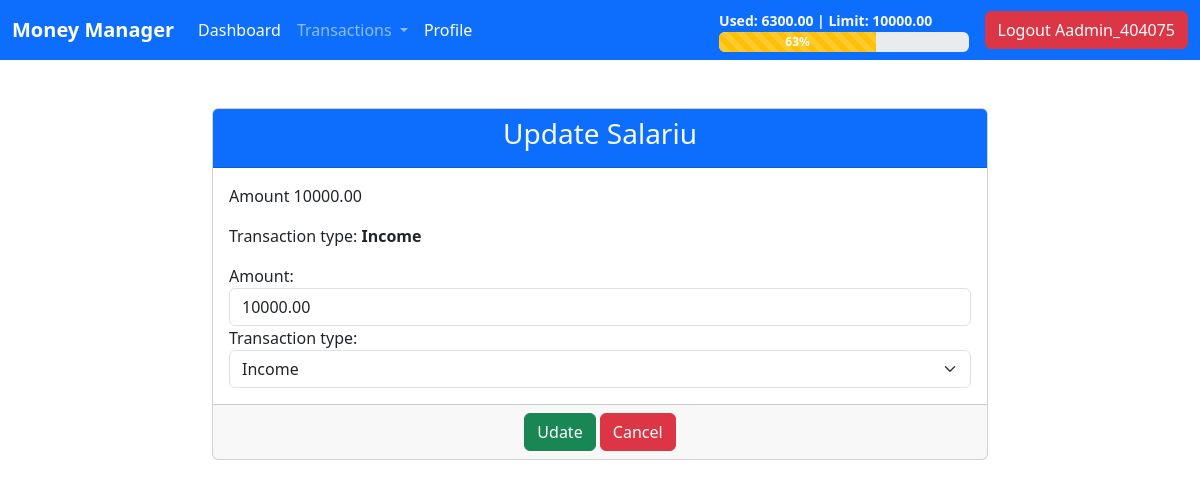
The app's page /update_transaction/1/ (signed in) with its own data.
### transactions/models.py (models this page shows, shortened)
class Limit(models.Model):
    limit = models.DecimalField(decimal_places=2, max_digits=10)
    user = models.ForeignKey(User, on_delete=models.CASCADE)
    created_at = models.DateTimeField(auto_now_add=True)
    month = models.DateField(null=True, blank=True)

class Transaction(models.Model):
    name = models.CharField(max_length=100)
    amount = models.DecimalField(decimal_places=2, max_digits=10)
    transaction_type = models.CharField(max_length=7, choices=transaction_option)
    transaction_date = models.DateField(null=True, blank=True)
    created_at = models.DateTimeField(auto_now_add=True)
    updated_at = models.DateTimeField(auto_now=True)
    user = models.ForeignKey(User, on_delete=models.CASCADE)
    def __str__(self):
        return f'{self.name}'

### transactions/views.py (the view)
# urls.py: path('update_transaction/<int:pk>/', views.TransactionUpdateView.as_view(), name='update_transaction'),
class TransactionUpdateView(LoginRequiredMixin,UpdateView):
    template_name = 'transactions/update_transaction.html'
    model = Transaction
    form_class = TransactionUpdateForm
    success_url = '/dashboard/'
    def get_queryset(self):
        return Transaction.objects.filter(user=self.request.user)

### transactions/forms.py
class TransactionUpdateForm(forms.ModelForm):
    class Meta:
        model = Transaction
        exclude = ['name', 'transaction_date', 'user']
        widgets = {
            'amount': forms.NumberInput(attrs={'class': 'form-control', 'placeholder': 'Amount'}),
            'transaction_type': forms.Select(attrs={'class': 'form-select'}),
        }

### MoneyManagerDanut/context_processors.py (called while the page is built)
def navbar_progress(request):
    if not request.user.is_authenticated:
        return {}
    today = date.today()
    start_month = today.replace(day=1)
    transactions = Transaction.objects.filter(
        user=request.user,
        transaction_date__range=(start_month, today)
    )
    total_expenses = sum(transaction.amount for transaction in transactions if transaction.transaction_type == 'expense')
    limit_obj = Limit.objects.filter(
        user=request.user,
        month=start_month
    ).order_by('-created_at').first()
    limit = limit_obj.limit if limit_obj else 0
    procent = int(total_expenses / limit * 100) if limit else 0
    return {
        'total_expenses': total_expenses,
        'limit': limit,
        'procent': procent,
    }

### templates/transactions/update_transaction.html (shortened to what this page needs)
{% extends 'base.html' %}
{% block content %}
    <div class="container-fluid">
        <div class="row">
            <div class="col-md-8 offset-md-2">
                <br><br>
                <div class="card">
                    <div class="card-header bg-primary text-light">
                        <h3 class="text-center">Update {{ transaction }} </h3>
                    </div>
                    <form method="POST">
                        <div class="card-body">
                            <p>Amount {{ transaction.amount }}</p>
                            <p>Transaction type: <b>{{ transaction.transaction_type| title }}</b></p>
                            {{ form }}
                        </div>
                        <div class="card-footer text-center">
                            <button type="submit" class="btn btn-success">Udate</button>
                            <a href="{% url 'dashboard' %}" class="btn btn-danger">Cancel</a>
                        </div>
                    </form>
                </div>
            </div>
        </div>
    </div>
{% endblock %}

### templates/navbar.html (shortened to what this page needs)
<nav class="navbar navbar-expand-lg navbar-dark bg-primary">
    <div class="container-fluid">
        <a class="navbar-brand" href="#"><b>Money Manager</b></a>
        <div class="collapse navbar-collapse" id="navbarSupportedContent">
            <ul class="navbar-nav me-auto mb-2 mb-lg-0">
                {% if user.is_authenticated %}
                    <li class="nav-item">
                        <a class="nav-link active" aria-current="page" href="{% url 'dashboard' %}">Dashboard</a>
                    </li>
                    <li class="nav-item dropdown">
                        <a class="nav-link dropdown-toggle" href="#" role="button" data-bs-toggle="dropdown"
                           aria-expanded="false">
                            Transactions
                        </a>
                    </li>
                    <li class="nav-item">
                        <a class="nav-link active" aria-current="page" href="{% url 'profile' %}">Profile</a>
                    </li>
                {% endif %}
            </ul>
            {% if user.is_authenticated and procent and limit %}
                <div class="w-25 me-3">
                    <small class="text-light"><b>Used: {{ total_expenses|floatformat:2 }} |
                        Limit: {{ limit|floatformat:2 }}</b></small>
                    <div class="progress" style="height: 20px;">
                        <div class="progress-bar progress-bar-striped progress-bar-animated
            {% if procent < 50 %}bg-success{% elif procent < 90 %}bg-warning{% else %}bg-danger{% endif %}"
                             role="progressbar"
                             style="width: {{ procent }}%;"
                             aria-valuenow="{{ total_expenses }}"
                             aria-valuemin="0"
                             aria-valuemax="{{ limit }}">
                            <b> {{ procent }}%</b>
                        </div>
                    </div>
                </div>
            {% endif %}
            <div>
                {% if user.is_authenticated %}
                    <form method="POST" action="{% url 'logout' %}">
                        <button type="submit" class="btn btn-danger">
                            Logout {{ user.username|title }}
                        </button>
                    </form>
                {% else %}
                    <a class="btn btn-outline-light" href="{% url 'login' %}">Login</a>
                    <a class="btn btn-outline-light" href="{% url 'create_user' %}">Sign up</a>
                {% endif %}
            </div>
        </div>
    </div>
</nav>

### records on screen
Limit: limit "10000.00"
Transaction: amount "10000.00", transaction_type "Income"

### other values on screen
{{ total_expenses|floatformat:2 }} "6300.00"
{{ procent }} "63"
{{ user.username|title }} "Aadmin_404075"
